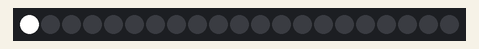
A sketch run on a simulated Arduino Uno, built with avr-gcc and run on an emulated ATmega328P. On the bench: 21 RGB LEDs in strip order, left to right.

Above: at 3.06 s.
At 3.41 s:
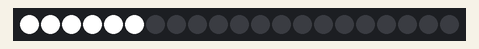
At 3.77 s:
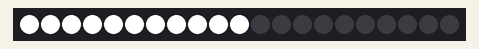
At 4.12 s:
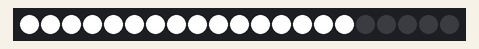
At 4.5 s:
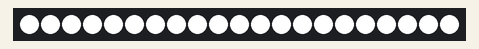

The sketch:

Fosco_novo.ino
```cpp
#include <FastLED.h>
#define LED_PIN 5   //DEFINIMOS O PINO DIGITAL "5" DO ARDUINO PARA SER O NOSSO "DIN" DO MÓDULO WS2812
#define NUM_LEDS 21//10   // O NUMERO DE LEDs QUE TEM NA NOSSA "REGUA/TIRA" DE LEDs.
#define BRIGHTNESS 255   // AUMENTA OU DIMINUI A "VELOCIDADE" QUE OS LEDs MUDAM DE CORES (1 ~ 255).
#define LED_TYPE WS2812   // O MODELO DA NOSSA REGUA DE LEDs (PODERIA SER A WS2812B).
#define COLOR_ORDER GRB   // A ORDEM DAS CORES DA TIRA DE LEDs.
//#define pulso 1
//#define escolhe 5
int pausa = 70;
CRGB leds[NUM_LEDS];
//#define UPDATES_PER_SECOND 60   //ATUALIZACAO DO DISPLAY DE LEDs EM 1 SEGUNDO.
CRGBPalette16 currentPalette;
TBlendType    currentBlending;

int a = 0;

void branco();
void apaga();
void setup() {
//  pinMode(escolhe, INPUT);
//  pinMode(pulso, INPUT);

  delay(3000);   //Atraso de segurança na inicialização
  FastLED.addLeds<LED_TYPE, LED_PIN, COLOR_ORDER>(leds, NUM_LEDS).setCorrection(TypicalLEDStrip);
  FastLED.setBrightness( BRIGHTNESS );//brilho
  currentPalette = RainbowColors_p;   //PALHETA DE CORES SENDO UTILIZADA ATUALMENTE!
  currentBlending = LINEARBLEND;
  FastLED.clear();
  apaga();
}

void loop() {
//  if (digitalRead(pulso) > 0) {
//    doisleds();
//    apaga();
//    doisleds();
//    apaga();
branco();
//  }
}
void branco(){
  int a = 0;
  for (a = 0 ; a < NUM_LEDS; a++ ) {
    leds[a] = CRGB::White;
    FastLED.show();
    delay(pausa);
}
}
//void barra() {
//  int a = 0;
//  for (a = 0 ; a < NUM_LEDS; a++ ) {
//    leds[a] = CRGB::OrangeRed;
//    FastLED.show();
//    delay(pausa);
//  }
//}
void apaga() {
  int a = 0;
  for (a = 0 ; a < NUM_LEDS; a++ ) {
    leds[a] = CRGB::Black;
    FastLED.show();
    //delay(pausa-50);
  }
}
//////////////////
//void ponto() {
  //int a = 0;
  //for (a = 0 ; a < NUM_LEDS; a++ ) {
    //leds[a] = CRGB::OrangeRed;//OrangeRed;
//    FastLED.show();
 //   delay(pausa);
   // leds[a] = CRGB::Black;
//  }
//}
////////////////////
/*void doisleds() {
  int a = 0;
  int b = 0;
  int c = 0;
  for (a = 0 ; a < NUM_LEDS; a++ ) {
    leds[a] = CRGB::OrangeRed;//OrangeRed;
    leds[a + 1] = CRGB::OrangeRed;//OrangeRed;

    FastLED.show();
    delay(pausa);
    leds[b] = CRGB::Black;
    b = b + 1;
  }
}
///////////////
void tresleds() {
  int a = 0;
  int b = 0;
  int c = 0;
  for (a = 0 ; a < NUM_LEDS; a++ ) {
    leds[a] = CRGB::OrangeRed;//OrangeRed;
    leds[a + 1] = CRGB::OrangeRed;//OrangeRed;
    leds[a + 2] = CRGB::OrangeRed;//OrangeRed;

    FastLED.show();
    delay(pausa);
    leds[b] = CRGB::Black;
    b = b + 1;
    leds[b] = CRGB::Black;
  }
}
*/
```
